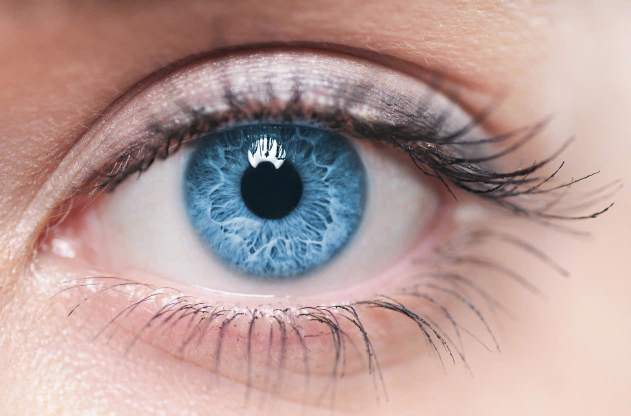
#> input picture train_images/A.jpg, 1262 x 831 px (shown at 1/2 size); its folder holds 3 pictures in this run
$ python train_pca.py
#> lines starting #> are read from the running program, lines starting #| are printed output that depends on the picture
import cv2
import numpy as np
from skimage.feature import hog
from sklearn.decomposition import PCA
from joblib import dump
import os

# === CONFIGURATION ===
DATA_FOLDER = "train_images"  # Folder where you store training images
PCA_SAVE_PATH = "models/pca_model.joblib"
N_COMPONENTS = 3

# === COLLECT FEATURES ===
X = []
for filename in os.listdir(DATA_FOLDER):
    if filename.endswith((".jpg", ".png", ".jpeg")):
        img_path = os.path.join(DATA_FOLDER, filename)
        img = cv2.imread(img_path)
#> img is the input picture: shape (831, 1262, 3); mean B, G, R 151.6, 155.1, 181.7
        gray = cv2.cvtColor(img, cv2.COLOR_BGR2GRAY)
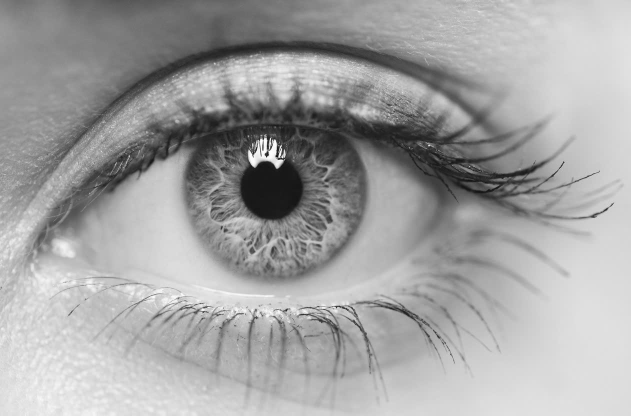
#> gray: shape (831, 1262) (shown at 1/2 size); min 3, max 255, mean 162.7
        roi = cv2.resize(gray, (128, 128))
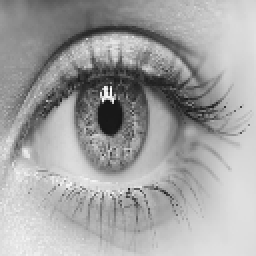
#> roi: shape (128, 128) (shown 2 times larger); min 21, max 250, mean 162.5
        hog_feat, _ = hog(roi, pixels_per_cell=(16, 16), cells_per_block=(2, 2), visualize=True)
#> hog_feat = 1764 values, max 0.39 at index 203, min 0 at index 1506, mean 0.146
        X.append(hog_feat)
#> pass 2 of the loop `for filename in os.listdir(DATA_FOLDER):`:
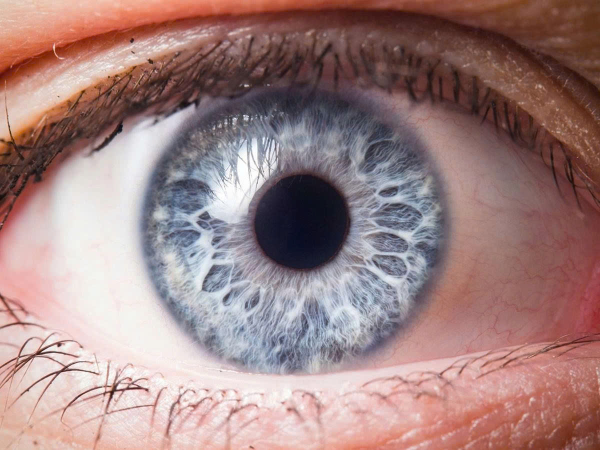
#> input picture train_images/B.jpg, 1200 x 900 px (shown at 1/2 size)
#> img is the input picture: shape (900, 1200, 3); mean B, G, R 129.1, 130.3, 159.9
#> `gray = cv2.cvtColor(img, cv2.COLOR_BGR2GRAY)`:
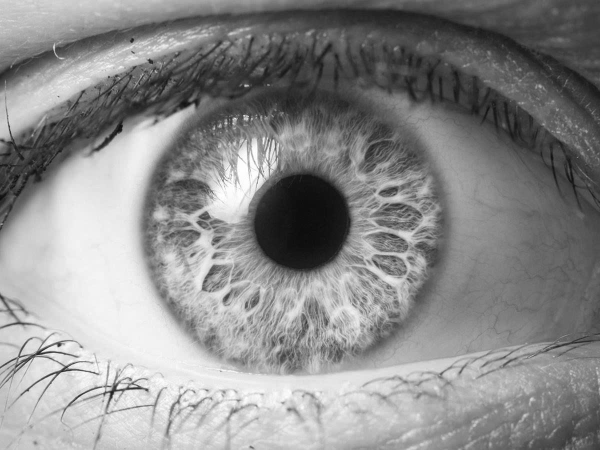
#> gray: shape (900, 1200) (shown at 1/2 size); min 9, max 255, mean 139
#> `roi = cv2.resize(gray, (128, 128))`:
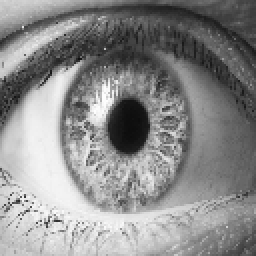
#> roi: shape (128, 128) (shown 2 times larger); min 13, max 254, mean 138.8
#> hog_feat = 1764 values, max 0.395 at index 756, min 0.0033 at index 44, mean 0.147
#> pass 3 of the loop `for filename in os.listdir(DATA_FOLDER):`:
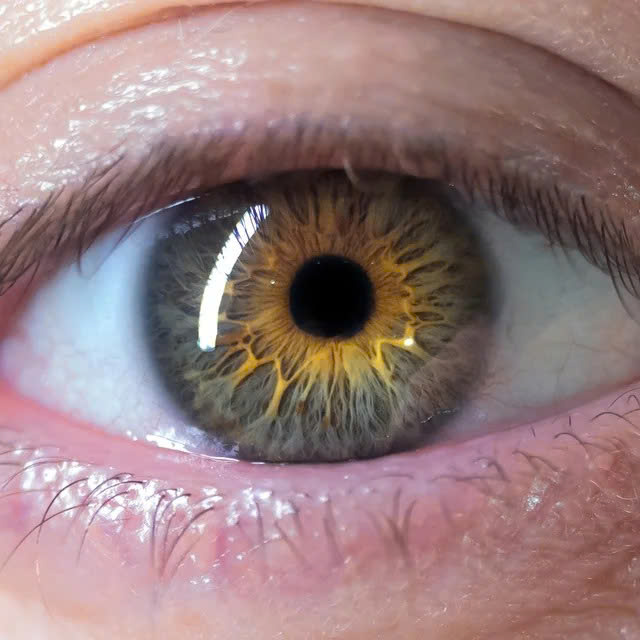
#> input picture train_images/C.jpg, 640 x 640 px
#> img is the input picture: shape (640, 640, 3); mean B, G, R 125.5, 124.8, 150.7
#> `gray = cv2.cvtColor(img, cv2.COLOR_BGR2GRAY)`:
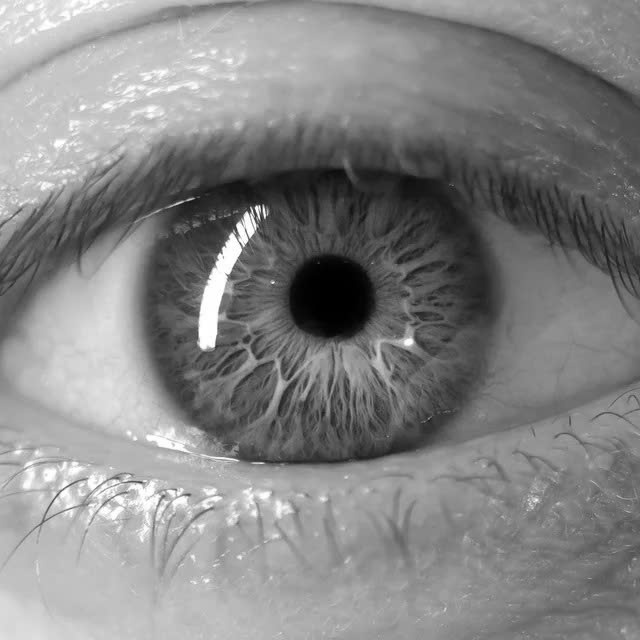
#> gray: shape (640, 640); min 0, max 255, mean 132.6
#> `roi = cv2.resize(gray, (128, 128))`:
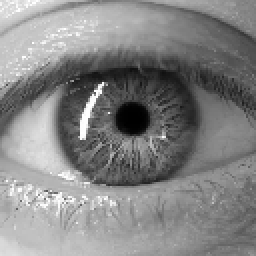
#> roi: shape (128, 128) (shown 2 times larger); min 0, max 255, mean 132.6
#> hog_feat = 1764 values, max 0.309 at index 757, min 0.00717 at index 43, mean 0.149

X = np.array(X)

# === PCA TRAINING ===
pca = PCA(n_components=N_COMPONENTS)
pca.fit(X)
os.makedirs("models", exist_ok=True)
dump(pca, PCA_SAVE_PATH)

print(f"✅ PCA model trained and saved to {PCA_SAVE_PATH}")
